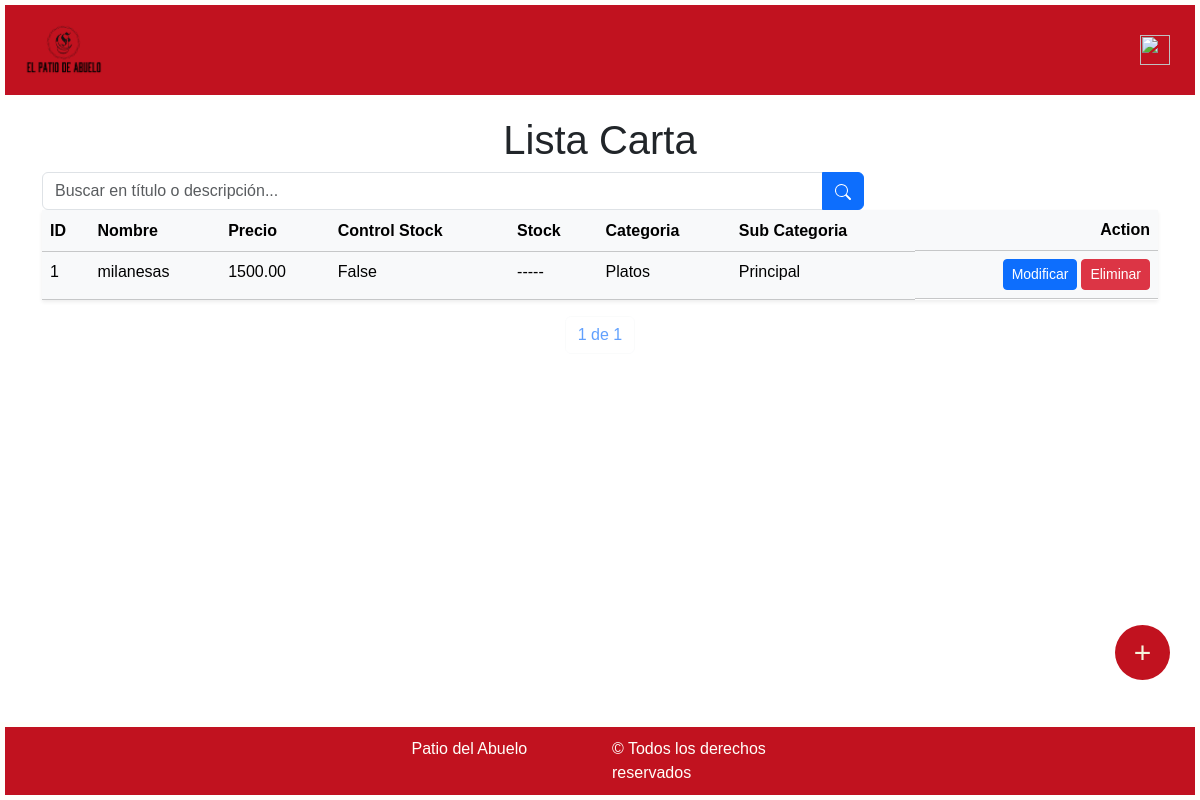
Before: /carta/ (signed in) with the older database file.
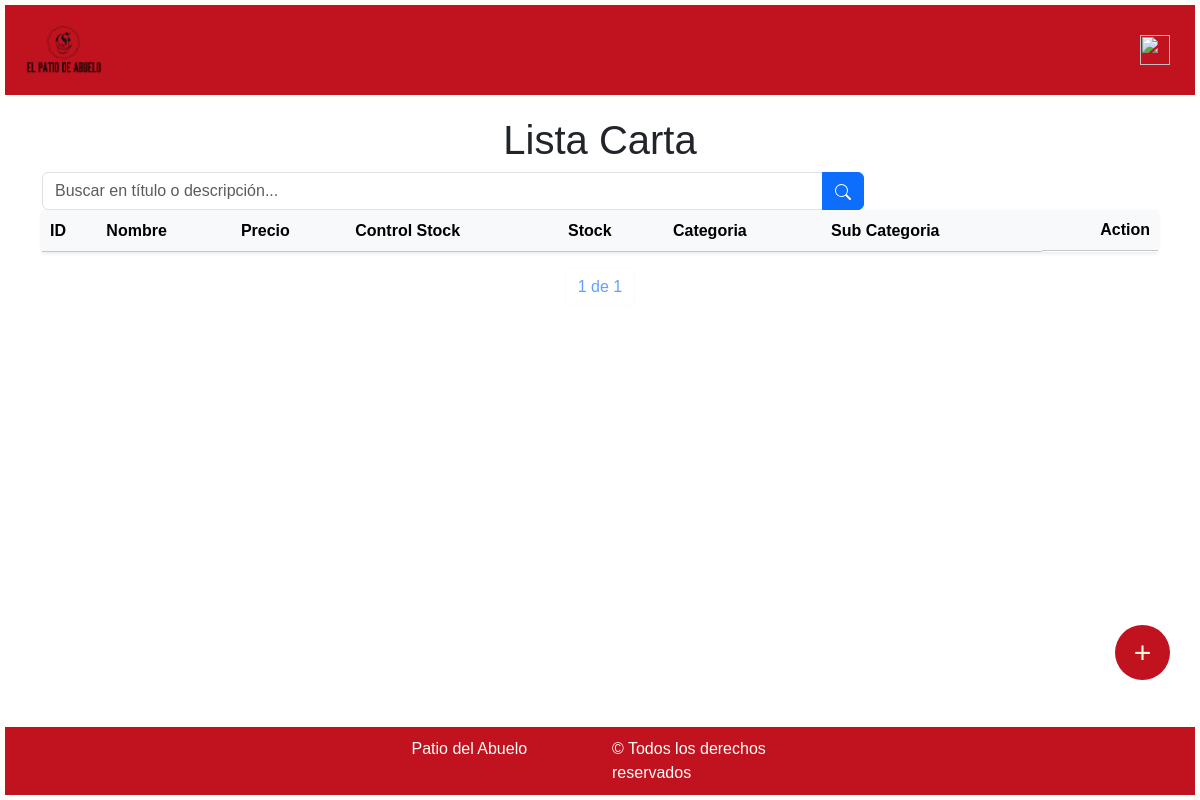
After: the same page with the newer database file.
### miAplicacion/models.py (models this page shows, shortened)
class Carta(models.Model):
    nombre = models.CharField(max_length=120)
    precio = models.DecimalField(max_digits=15, decimal_places=2)
    controlStock = models.BooleanField(default=False)
    imagen = models.ImageField(upload_to='imagenes/')
    stock = models.IntegerField(default=0)
    categoria = models.ForeignKey(Categoria, on_delete=models.CASCADE)
    subCategoria = models.ForeignKey(SubCategoria, on_delete=models.CASCADE)

class Categoria(models.Model):
    nombre = models.CharField(max_length=120)
    def __str__(self) -> str:
        return self.nombre

class SubCategoria(models.Model):
    id_categoria = models.ForeignKey(Categoria, on_delete=models.CASCADE)
    nombre = models.CharField(max_length=120)
    def __str__(self) -> str:
        return self.nombre

### miAplicacion/views.py (the view)
# urls.py: path("carta/", login_required(views.listaCarta.as_view()), name="listaCarta"),
class listaCarta(ListView):
    model = Carta
    template_name = "./listas/listaCarta.html"
    context_object_name = 'carta'
    paginate_by = 7
    def get_queryset(self):
        queryset = super().get_queryset()
        query = self.request.GET.get('q')
        if query:
            queryset = queryset.filter(nombre__icontains=query)
        return queryset
    def get_context_data(self, **kwargs):
        context = super().get_context_data(**kwargs)
        context['query'] = self.request.GET.get('q', '')  # Enviar el valor de la búsqueda al contexto
        return context

### patioAbuelo/templates/listas/listaCarta.html (shortened to what this page needs)
{% extends "base.html" %}
{% block content %}
<h1 class="text-center mt-3">Lista Carta</h1>
<form method="GET" class="d-none d-md-table-cell col-md-4">
    <div class="input-group">
        <input type="text" class="form-control" name="q" value="{{ query }}" \
            placeholder="Buscar en título o descripción...">
        <button class="btn btn-primary text-light" type="submit">
            <svg xmlns="http://www.w3.org/2000/svg" width="16" height="16" fill="white" class="bi bi-search" viewBox="0 0 16 16">
                <path d="M11.742 10.344a6.5 6.5 0 1 0-1.397 1.398h-.001q.044.06.098.115l3.85 3.85a1 1 0 0 0 1.415-1.414l-3.85-3.85a1 1 0 0 0-.115-.1zM12 6.5a5.5 5.5 0 1 1-11 0 5.5 5.5 0 0 1 11 0"/>
            </svg>
        </button>
    </div>
</form>
<table class="table table-light shadow-sm table-responsive">
    <thead class="bg-light">
        <tr>
            <th scope="col">ID</th>
            <th scope="col">Nombre</th>
            <th scope="col">Precio</th>
            <th scope="col">Control Stock</th>
            <th scope="col">Stock</th>
            <th scope="col">Categoria</th>
            <th scope="col">Sub Categoria</th>
            <th scope="col" class="d-flex justify-content-end">Action</th>
        </tr>
    </thead>
    <tbody>
        {% for c in carta %}
            <tr>
                <td>{{ c.id }}</td>
                <td>{{ c.nombre }}</td>
                <td>{{ c.precio }}</td>
                <td>{{ c.controlStock }}</td>
                {% if not c.controlStock %}
                    <td>-----</td>
                {% else %}
                    <td>{{ c.stock }}</td>
                {% endif %}
                <td>{{ c.categoria }}</td>
                <td>{{ c.subCategoria }}</td>
                <td class="d-flex justify-content-end gap-1">
                    <button class="btn btn-sm btn-primary">
                        <a href="{% url 'cartaModif' c.id %}" class="text-white text-decoration-none bg-primary">Modificar</a>
                    </button>
                    <button class="btn btn-sm btn-danger">
                        <a href="{% url 'cartaBorrar' c.id %}" class="text-white text-decoration-none bg-danger">Eliminar</a>
                    </button>
                </td>
            </tr>
        {% endfor %}
    </tbody>
</table>
<div class="pagination justify-content-center">
    <span class="current-page btn btn-outline-light disabled text-primary mb-3">
        {{ page_obj.number }} de {{ page_obj.paginator.num_pages }}
    </span>
</div>
<a href="{% url 'cartaNuevo' %}" class="customButton">+</a>
{% endblock %}

Changed rows visible on the page:
removed Carta: id "1", nombre "milanesas", precio "1500.00", controlStock "False", categoria "Platos", subCategoria "Principal"
